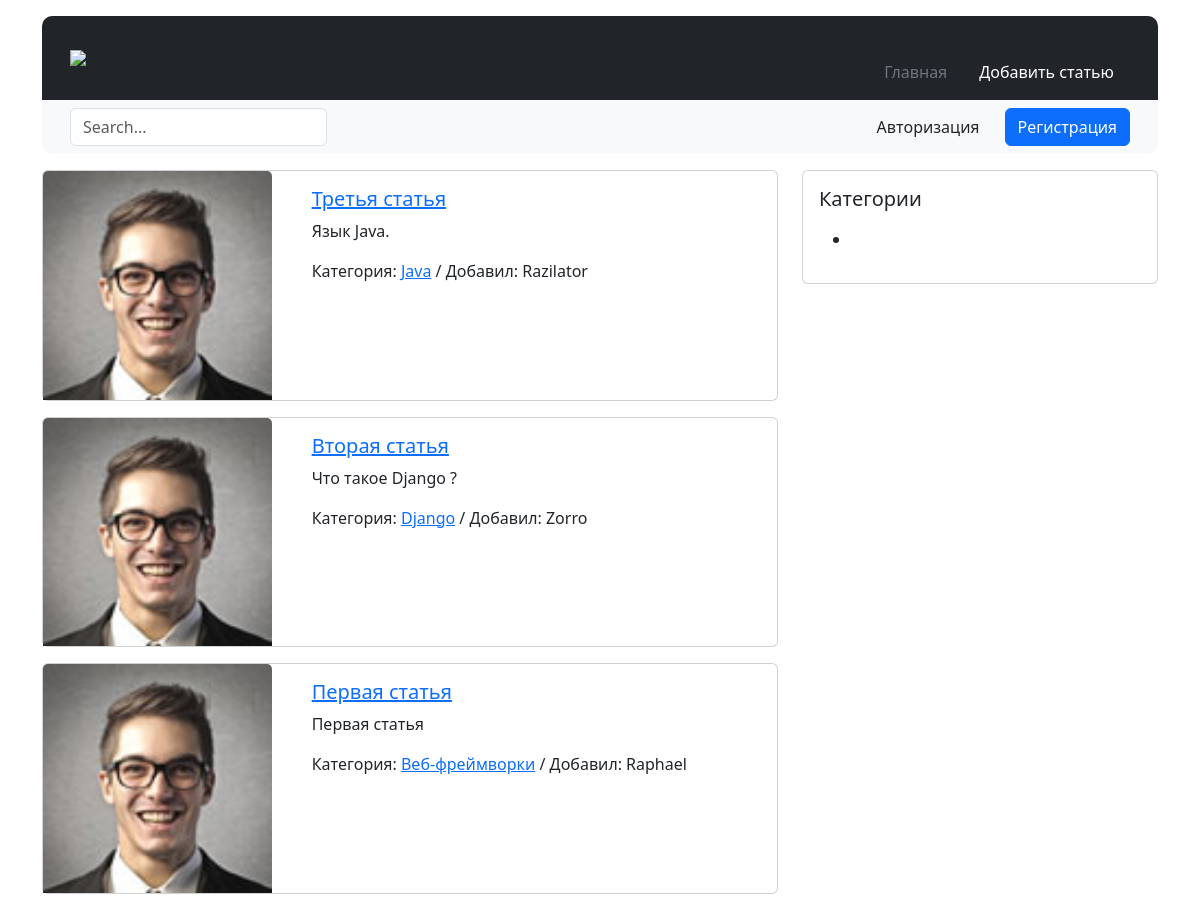
The page / on the database its author committed.
### modules/blog/models.py (models this page shows, shortened)
class Article(models.Model):
    class ArticleManager(models.Manager):
        def all(self):
            return self.get_queryset().select_related('author', 'category').filter(status='published')
    STATUS_OPTIONS = (
        ('published', 'Опубликовано'),
        ('draft', 'Черновик')
    )
    title = models.CharField(verbose_name='Заголовок', max_length=255)
    slug = models.CharField(verbose_name='Альт.название', max_length=255, blank=True, unique=True)
    short_description = models.TextField(verbose_name='Краткое описание', max_length=500)
    full_description = models.TextField(verbose_name='Полное описание')
    thumbnail = models.ImageField(
        verbose_name='Превью поста',
        blank=True,
        upload_to='images/thumbnails/%Y/%m/%d/',
        validators=[FileExtensionValidator(allowed_extensions=('png', 'jpg', 'webp', 'jpeg', 'gif'))]
    )
    status = models.CharField(choices=STATUS_OPTIONS, default='published', verbose_name='Статус поста', max_length=10)
    time_create = models.DateTimeField(auto_now_add=True, verbose_name='Время добавления')
    time_update = models.DateTimeField(auto_now=True, verbose_name='Время обновления')
    author = models.ForeignKey(to=User, verbose_name='Автор', on_delete=models.SET_DEFAULT, related_name='author_posts', default=1)
    updater = models.ForeignKey(to=User, verbose_name='Обновил', on_delete=models.SET_NULL, null=True, related_name='updater_posts', blank=True)
    fixed = models.BooleanField(verbose_name='Зафиксировано', default=False)
    category = TreeForeignKey('Category', on_delete=models.PROTECT, related_name='articles', verbose_name='Категория')
    objects = ArticleManager()
    custom = ArticleManager()
    class Meta:
        db_table = 'app_articles'
        ordering = ['-fixed', '-time_create']
        indexes = [models.Index(fields=['-fixed', '-time_create', 'status'])]
        verbose_name = 'Статья'
        verbose_name_plural = 'Статьи'
    def get_absolute_url(self):
        return reverse('articles_detail', kwargs={'slug': self.slug})

class Category(MPTTModel):
    title = models.CharField(max_length=255, verbose_name='Название категории')
    slug = models.SlugField(max_length=255, verbose_name='URL категории', blank=True)
    description = models.TextField(verbose_name='Описание категории', max_length=300)
    parent = TreeForeignKey(
        'self',
        on_delete=models.CASCADE,
        null=True,
        blank=True,
        db_index=True,
        related_name='children',
        verbose_name='Родительская категория'
    )
    class MPTTMeta:
        order_insertion_by = ('title',)
    class Meta:
        verbose_name = 'Категория'
        verbose_name_plural = 'Категории'
        db_table = 'app_categories'

### modules/blog/views.py (the view)
# urls.py: path('', ArticleListView.as_view(), name='home'),
class ArticleListView(ListView):
    model = Article
    template_name = 'blog/articles_list.html'
    context_object_name = 'articles'
    paginate_by = 10
    def get_context_data(self, **kwargs):
        context = super().get_context_data(**kwargs)
        context['title'] = 'Главная страница'
        return context

### templates/blog/articles_list.html (shortened to what this page needs)
{% extends 'main.html' %}
{% block content %}
    {% for article in articles %}
    <div class="card mb-3">
        <div class="row">
            <div class="col-4">
                <img src="{{ article.thumbnail.url }}" class="card-img-top" alt="{{ article.title }}">
            </div>
            <div class="col-8">
                <div class="card-body">
                    <h5 class="card-title"><a href="{{ article.get_absolute_url }}">{{ article.title }}</a></h5>
                    <p class="card-text">{{ article.short_description }}</p>
                    Категория: <a href="{% url 'articles_by_category' article.category.slug %}">{{ article.category.title }}</a>
                    / Добавил: {{ article.author.username }}
                  </div>
                </div>
            </div>
      </div>
    {% endfor %}
{% endblock %}

### templates/main.html (shortened to what this page needs)
<!DOCTYPE html>
<html lang="ru">
<head>
    {% load static %}
    <link href="{% static 'bootstrap/css/bootstrap.min.css' %}" type="text/css" rel="stylesheet">
</head>
<body>
    <div class="container">
        {% include 'header.html' %}
        <div class="row">
            <div class="col-8">
            {% block content %}
            {% endblock %}
            </div>
            <div class="col-4">
                {% include 'sidebar.html' %}
            </div>
        </div>
    </div>
</body>
</html>

### templates/header.html
<header class="mt-3">
  <div class="px-3 py-2 text-bg-dark" style="border-radius: 10px 10px 0 0;">
    <div class="container">
      <div class="d-flex flex-wrap align-items-center justify-content-center justify-content-lg-start">
        <a href="/" class="d-flex align-items-center my-2 my-lg-0 me-lg-auto text-white text-decoration-none">
          <img width="64" src="https://cdn-icons-png.flaticon.com/512/8277/8277654.png"/>
        </a>
        <ul class="nav col-12 col-lg-auto my-2 justify-content-center my-md-0 text-small">
          <li>
            <a href="{% url "home" %}" class="nav-link text-secondary">
              <svg class="bi d-block mx-auto mb-1" width="24" height="24"><use xlink:href="#home"></use></svg>
              Главная
            </a>
          </li>
          <li>
            <a href="{% url "articles_create" %}" class="nav-link text-white">
              <svg class="bi d-block mx-auto mb-1" width="24" height="24"><use xlink:href="#speedometer2"></use></svg>
              Добавить статью
            </a>
          </li>
        </ul>
      </div>
    </div>
  </div>
  <div class="px-3 py-2 bg-light mb-3" style="border-radius: 0 0 10px 10px;">
    <div class="container d-flex flex-wrap justify-content-center">
      <form class="col-12 col-lg-auto mb-2 mb-lg-0 me-lg-auto" role="search">
        <input type="search" class="form-control" placeholder="Search..." aria-label="Search">
      </form>
      {% if request.user.is_authenticated %}
        <a href="{% url "profile_detail" request.user.profile.slug %}" type="button" class="btn btn-secondary me-2"> {{ request.user.username }}</a>
        <a href="{% url "logout" %}" type="button" class="btn btn-primary">Деавторизация</a>
      {% else %}
      <div class="text-end">
        <a href="{% url "login" %}" type="button" class="btn btn-light text-dark me-2">Авторизация</a>
        <a href="{% url "register" %}" type="button" class="btn btn-primary">Регистрация</a>
      </div>
      {% endif %}
    </div>
  </div>
</header>

### templates/sidebar.html (shortened to what this page needs)
{% load mptt_tags %}
<div class="card">
    <div class="card-body">
      <h5 class="card-title">Категории</h5>
      {% full_tree_for_model blog.Category as categories %}
      <p class="card-text">
        <ul>
            {% recursetree categories %}
                <li>
                </li>
            {% endrecursetree %}
        </ul>
      </p>
    </div>
  </div>

### rows shown on the page
Article: thumbnail (picture), title "Третья статья", short_description "Язык Java.", category "Java", author.username "Razilator"
Article: thumbnail (picture), title "Вторая статья", short_description "Что такое Django ?", category "Django", author.username "Zorro"
Article: thumbnail (picture), title "Первая статья", short_description "Первая статья", category "Веб-фреймворки", author.username "Raphael"
